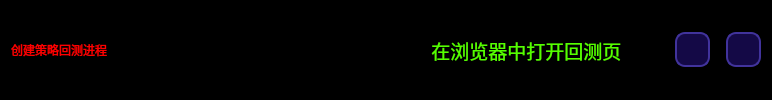
       <widget class="QFrame" name="frame_2">
        <property name="minimumSize">
         <size>
          <width>0</width>
          <height>40</height>
         </size>
        </property>
        <property name="styleSheet">
         <string notr="true">QFrame {
	background-color: rgb(0, 0, 0);
	border: none;
	
	border-radius: 20px;
}

</string>
        </property>
        <property name="frameShape">
         <enum>QFrame::StyledPanel</enum>
        </property>
        <property name="frameShadow">
         <enum>QFrame::Raised</enum>
        </property>
        <layout class="QHBoxLayout" name="horizontalLayout_2">
         <property name="topMargin">
          <number>5</number>
         </property>
         <property name="bottomMargin">
          <number>5</number>
         </property>
         <item>
          <widget class="QLabel" name="label_tital_6">
           <property name="minimumSize">
            <size>
             <width>0</width>
             <height>50</height>
            </size>
           </property>
           <property name="maximumSize">
            <size>
             <width>16777215</width>
             <height>50</height>
            </size>
           </property>
           <property name="styleSheet">
            <string notr="true">font: 700 20pt &quot;等线&quot;;
color: rgb(255, 0, 0);
border: none;</string>
           </property>
           <property name="text">
            <string>创建策略回测进程</string>
           </property>
          </widget>
         </item>
         <item>
          <spacer name="horizontalSpacer_3">
           <property name="orientation">
            <enum>Qt::Horizontal</enum>
           </property>
           <property name="sizeHint" stdset="0">
            <size>
             <width>40</width>
             <height>20</height>
            </size>
           </property>
          </spacer>
         </item>
         <item>
          <widget class="QLabel" name="label_info">
           <property name="minimumSize">
            <size>
             <width>200</width>
             <height>0</height>
            </size>
           </property>
           <property name="styleSheet">
            <string notr="true">font: 700 16pt &quot;等线&quot;;
color: rgb(0, 255, 0);
border: none;</string>
           </property>
           <property name="text">
            <string/>
           </property>
          </widget>
         </item>
         <item>
          <spacer name="horizontalSpacer">
           <property name="orientation">
            <enum>Qt::Horizontal</enum>
           </property>
           <property name="sizeHint" stdset="0">
            <size>
             <width>40</width>
             <height>20</height>
            </size>
           </property>
          </spacer>
         </item>
         <item>
          <widget class="QPushButton" name="Btn_open_with_chrome">
           <property name="minimumSize">
            <size>
             <width>250</width>
             <height>30</height>
            </size>
           </property>
           <property name="maximumSize">
            <size>
             <width>300</width>
             <height>30</height>
            </size>
           </property>
           <property name="font">
            <font>
             <family>等线</family>
             <pointsize>14</pointsize>
             <italic>false</italic>
             <bold>false</bold>
            </font>
           </property>
           <property name="styleSheet">
            <string notr="true">QPushButton {
	border: none;
	background-color: rgba(40, 40, 70, 0);
	color: rgb(85, 255, 0);
	
	font: 14pt &quot;等线&quot;;
	border-radius: 13px;
}

QPushButton:hover {
	border-left: 3px solid rgb(255, 85, 0);
	border-right: 3px solid rgb(255, 85, 0);
}

QPushButton:pressed {
	background-color: rgb(25, 25, 25);
}</string>
           </property>
           <property name="text">
            <string> 在浏览器中打开回测页</string>
           </property>
           <property name="icon">
            <iconset resource="../resource.qrc">
             <normaloff>:/icon/icons/chrome.svg</normaloff>:/icon/icons/chrome.svg</iconset>
           </property>
           <property name="iconSize">
            <size>
             <width>25</width>
             <height>25</height>
            </size>
           </property>
          </widget>
         </item>
         <item>
          <spacer name="horizontalSpacer_2">
           <property name="orientation">
            <enum>Qt::Horizontal</enum>
           </property>
           <property name="sizeType">
            <enum>QSizePolicy::Fixed</enum>
           </property>
           <property name="sizeHint" stdset="0">
            <size>
             <width>20</width>
             <height>20</height>
            </size>
           </property>
          </spacer>
         </item>
         <item>
          <widget class="QPushButton" name="Btn_min_window">
           <property name="minimumSize">
            <size>
             <width>35</width>
             <height>35</height>
            </size>
           </property>
           <property name="maximumSize">
            <size>
             <width>35</width>
             <height>35</height>
            </size>
           </property>
           <property name="styleSheet">
            <string notr="true">QPushButton {
	border: 2px solid rgb(65, 51, 156);
	border-radius: 10px;
	background-color: rgb(20, 9, 70);
	text-align: center;
}

QPushButton:hover {
	background-color: rgb(31, 31, 50);
	border: 2px solid rgb(255, 85, 0);
}

QPushButton:pressed {
	background-color: rgb(21, 21, 21)
}</string>
           </property>
           <property name="text">
            <string/>
           </property>
           <property name="icon">
            <iconset resource="../resource.qrc">
             <normaloff>:/icon/icons/最小化.svg</normaloff>:/icon/icons/最小化.svg</iconset>
           </property>
           <property name="iconSize">
            <size>
             <width>30</width>
             <height>30</height>
            </size>
           </property>
          </widget>
         </item>
         <item>
          <spacer name="horizontalSpacer_4">
           <property name="orientation">
            <enum>Qt::Horizontal</enum>
           </property>
           <property name="sizeType">
            <enum>QSizePolicy::Fixed</enum>
           </property>
           <property name="sizeHint" stdset="0">
            <size>
             <width>10</width>
             <height>20</height>
            </size>
           </property>
          </spacer>
         </item>
         <item>
          <widget class="QPushButton" name="Btn_close_window">
           <property name="minimumSize">
            <size>
             <width>35</width>
             <height>35</height>
            </size>
           </property>
           <property name="maximumSize">
            <size>
             <width>35</width>
             <height>35</height>
            </size>
           </property>
           <property name="styleSheet">
            <string notr="true">QPushButton {
	border: 2px solid rgb(65, 51, 156);
	border-radius: 10px;
	background-color: rgb(20, 9, 70);
	text-align: center;
}

QPushButton:hover {
	background-color: rgb(31, 31, 50);
	border: 2px solid rgb(255, 85, 0);
}

QPushButton:pressed {
	background-color: rgb(21, 21, 21)
}</string>
           </property>
           <property name="text">
            <string/>
           </property>
           <property name="icon">
            <iconset resource="../resource.qrc">
             <normaloff>:/icon/icons/关闭.svg</normaloff>:/icon/icons/关闭.svg</iconset>
           </property>
           <property name="iconSize">
            <size>
             <width>35</width>
             <height>35</height>
            </size>
           </property>
          </widget>
         </item>
        </layout>
       </widget>
